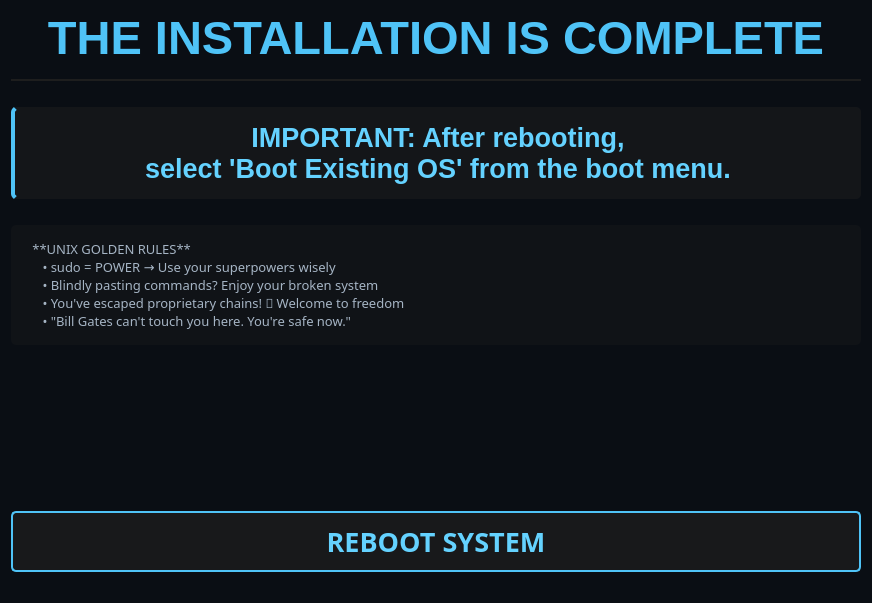
<?xml version="1.0" encoding="UTF-8"?>
<ui version="4.0">
 <class>Finish</class>
 <widget class="QWidget" name="Finish">
  <property name="geometry">
   <rect>
    <x>0</x>
    <y>0</y>
    <width>872</width>
    <height>603</height>
   </rect>
  </property>
  <property name="windowTitle">
   <string>Installation Complete</string>
  </property>
  <property name="styleSheet">
   <string notr="true">background-color: #0a0e14;</string>
  </property>
  <layout class="QVBoxLayout" name="verticalLayout">
   <item>
    <widget class="QLabel" name="label">
     <property name="font">
      <font>
       <pointsize>35</pointsize>
       <bold>true</bold>
      </font>
     </property>
     <property name="styleSheet">
      <string notr="true">color: #4fc3f7;
        padding-bottom: 15px;
        border-bottom: 2px solid #1e1e1e;
        margin-bottom: 20px;</string>
     </property>
     <property name="text">
      <string>THE INSTALLATION IS COMPLETE</string>
     </property>
     <property name="alignment">
      <set>Qt::AlignCenter</set>
     </property>
    </widget>
   </item>
   <item>
    <widget class="QLabel" name="label_3">
     <property name="font">
      <font>
       <pointsize>20</pointsize>
       <bold>true</bold>
      </font>
     </property>
     <property name="styleSheet">
      <string notr="true">color: #64d2ff;
        padding: 15px;
        background-color: rgba(30, 30, 30, 0.5);
        border-radius: 5px;
        border-left: 4px solid #4fc3f7;</string>
     </property>
     <property name="text">
      <string>IMPORTANT: After rebooting, 
select 'Boot Existing OS' from the boot menu.</string>
     </property>
     <property name="alignment">
      <set>Qt::AlignCenter</set>
     </property>
    </widget>
   </item>
   <item>
    <widget class="QLabel" name="label_6">
     <property name="font">
      <font>
       <pointsize>10</pointsize>
       <family>SpaceMono Nerd Font</family>
      </font>
     </property>
     <property name="styleSheet">
      <string notr="true">color: #a5b4c4;
        padding: 15px;
        background-color: rgba(30, 30, 30, 0.3);
        border-radius: 5px;
        margin-top: 20px;</string>
     </property>
     <property name="text">
      <string> **UNIX GOLDEN RULES**   
    • sudo = POWER → Use your superpowers wisely  
    • Blindly pasting commands? Enjoy your broken system  
    • You've escaped proprietary chains! 🐧 Welcome to freedom  
    • "Bill Gates can't touch you here. You're safe now."</string>
     </property>
     <property name="alignment">
      <set>Qt::AlignLeft</set>
     </property>
    </widget>
   </item>
   <item>
    <widget class="QLabel" name="label_4">
     <property name="text">
      <string/>
     </property>
     <property name="sizePolicy">
      <sizepolicy hsizetype="Preferred" vsizetype="Expanding">
       <horstretch>0</horstretch>
       <verstretch>1</verstretch>
      </sizepolicy>
     </property>
    </widget>
   </item>
   <item>
    <widget class="QLabel" name="label_5">
     <property name="sizePolicy">
      <sizepolicy hsizetype="Fixed" vsizetype="Preferred">
       <horstretch>0</horstretch>
       <verstretch>0</verstretch>
      </sizepolicy>
     </property>
     <property name="text">
      <string/>
     </property>
     <property name="pixmap">
      <pixmap resource="resources.qrc">:/images/finish.png</pixmap>
     </property>
     <property name="scaledContents">
      <bool>true</bool>
     </property>
     <property name="alignment">
      <set>Qt::AlignCenter</set>
     </property>
    </widget>
   </item>
   <item>
    <widget class="QPushButton" name="reboot_btn">
     <property name="font">
      <font>
       <pointsize>20</pointsize>
       <bold>true</bold>
       <family>SpaceMono Nerd Font</family>
      </font>
     </property>
     <property name="styleSheet">
      <string notr="true">
        QPushButton {
          color: #64d2ff;
          background-color: rgba(30, 30, 30, 0.7);
          border: 2px solid #4fc3f7;
          border-radius: 5px;
          padding: 10px 30px;
          min-width: 200px;
        }
        QPushButton:hover {
          background-color: rgba(79, 195, 247, 0.2);
        }
        QPushButton:pressed {
          background-color: rgba(79, 195, 247, 0.4);
          border-color: #64d2ff;
        }
      </string>
     </property>
     <property name="text">
      <string>REBOOT SYSTEM</string>
     </property>
     <property name="iconSize">
      <size>
       <width>32</width>
       <height>32</height>
      </size>
     </property>
    </widget>
   </item>
   <item>
    <widget class="QLabel" name="label_2">
     <property name="sizePolicy">
      <sizepolicy hsizetype="Preferred" vsizetype="Fixed">
       <horstretch>0</horstretch>
       <verstretch>0</verstretch>
      </sizepolicy>
     </property>
     <property name="text">
      <string/>
     </property>
    </widget>
   </item>
  </layout>
 </widget>
 <resources>
  <include location="resources.qrc"/>
 </resources>
 <connections/>
</ui>
